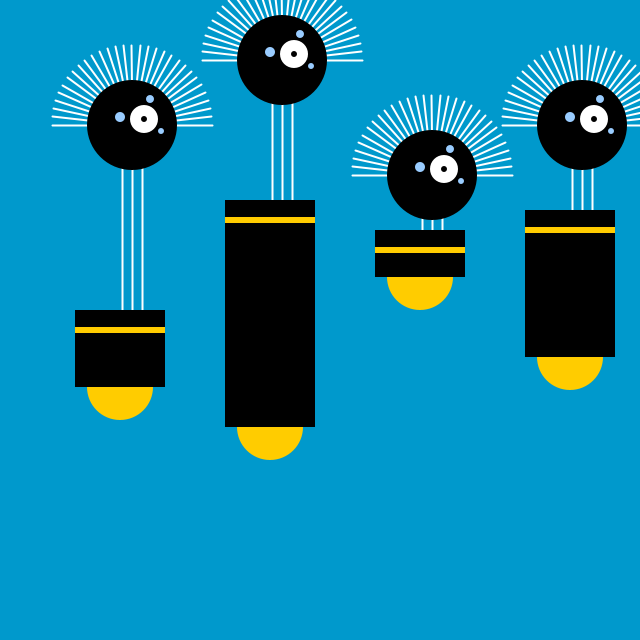
Frame 1 (no input)
Frame 60 (the mouse pressed at the canvas centre just before this capture): identical to frame 1, image omitted
Frame 120 (the mouse held since frame 60 and released just before this capture): identical to frame 1, image omitted

The Processing sketch that drew this single still picture (run headless with seeded random() and noise(); from frame 60 on, the mouse is pressed at the canvas centre):

// Processing sketch: sketch_robot4
// ── sketch_robot4.pde
/**
* 初期処理
**/
void setup() {
  size(640, 640);             // Window を描写
  ellipseMode(RADIUS);        // 円の描写モードを？
}

/*
* 描写処理（繰返し実行）
*/
void draw() {
  background(0, 153, 204);
  drawRobot(120, 420, 140, 110);
  drawRobot(270, 460, 95, 260);
  drawRobot(420, 310, 10, 80);
  drawRobot(570, 390, 40, 180);
}

/*
* ロボット描写
* @param x 描写開始するX座標
* @param x 描写開始するY座標
* @param neckHeight 首の高さ
* @param bodyHeight 胴体の高さ
*/
void drawRobot(float x, float y, int neckHeight, int bodyHeight) {
  /* 初期処理 */
  int radius = 45;  // 頭の半径
  strokeWeight(2);

  // 首の位置を決定
  float neckY = y - bodyHeight - neckHeight - radius;
   
  // 首
  stroke(255);                                 // 線を白に
  line(x+2, y-bodyHeight, x+2, neckY);         // 線左
  line(x+12, y-bodyHeight, x+12, neckY);       // 線中央
  line(x+22, y-bodyHeight, x+22, neckY);       // 線右
  
  // アンテナ
  pushMatrix();
  translate(x+12, neckY);
  float angle = -PI/30.0;
  for (int i = 0; i <= 30; i++) {
    line(80, 0, 0, 0);
    rotate(angle);
  }
  popMatrix();
  
  // 胴体
  noStroke();                                  // 線なし
  fill(255, 204, 0);                           // 塗りつぶしをオレンジに
  ellipse(x, y-33, 33, 33);                    // 円半重力
  fill(0);                                     // 塗りつぶしを黒に
  rect(x-45, y-bodyHeight, 90, bodyHeight-33); // 四角形胴体
  fill(255, 204, 0);                           // 塗りつぶしをオレンジに
  rect(x-45, y-bodyHeight+17, 90, 6);          // 四角形胴体
  
  // 頭
  fill(0);                                     // 塗りつぶしを黒に
  ellipse(x+12, neckY, radius, radius);        // 円頭
  fill(255);                                   // 塗りつぶしを白に
  ellipse(x+24, neckY-6, 14, 14);              // 円目
  fill(0);                                     // 塗りつぶしを黒に
  ellipse(x+24, neckY-6, 3, 3);                // 円瞳孔
  fill(153, 204, 255);                         // 塗りつぶしを明るい青に
  ellipse(x, neckY-8, 5, 5);                   // 円小さな目左
  ellipse(x+30, neckY-26, 4, 4);               // 円小さな目中央
  ellipse(x+41, neckY+6, 3, 3);                // 円小さな目右
}
